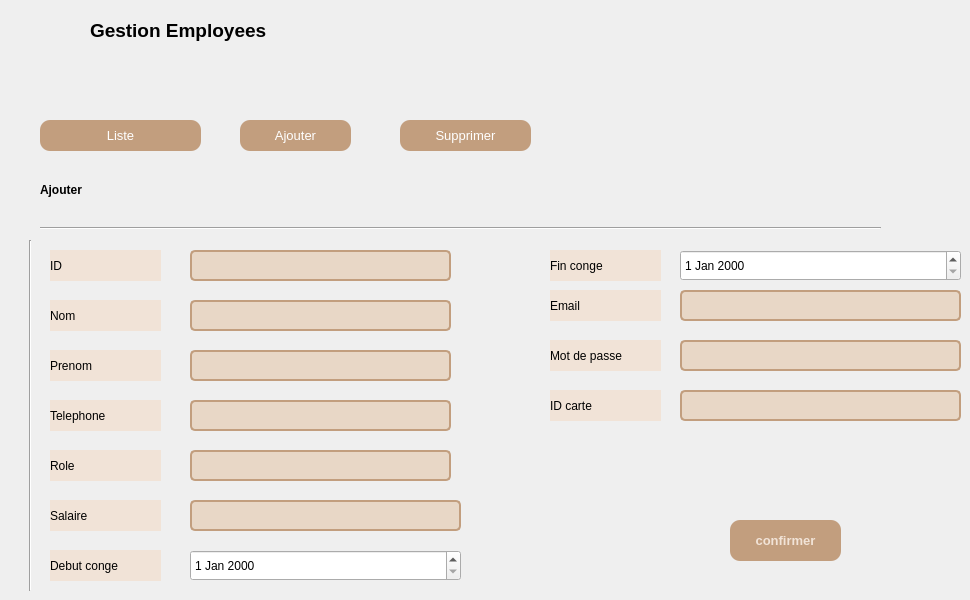
      <widget class="QWidget" name="page_13">
       <widget class="QLineEdit" name="prenom_update">
        <property name="geometry">
         <rect>
          <x>190</x>
          <y>350</y>
          <width>261</width>
          <height>31</height>
         </rect>
        </property>
        <property name="styleSheet">
         <string notr="true">QLineEdit {
    border: 2px solid #C29E7E;
    border-radius: 5px;
    padding: 6px 12px;
    background-color: #E8D7C6;
}

QLineEdit:focus {
    border-color: #A48569;
}
</string>
        </property>
       </widget>
       <widget class="QDateEdit" name="debut_conge_update">
        <property name="geometry">
         <rect>
          <x>190</x>
          <y>550</y>
          <width>271</width>
          <height>31</height>
         </rect>
        </property>
       </widget>
       <widget class="QLineEdit" name="nom_update">
        <property name="geometry">
         <rect>
          <x>190</x>
          <y>300</y>
          <width>261</width>
          <height>31</height>
         </rect>
        </property>
        <property name="styleSheet">
         <string notr="true">QLineEdit {
    border: 2px solid #C29E7E;
    border-radius: 5px;
    padding: 6px 12px;
    background-color: #E8D7C6;
}

QLineEdit:focus {
    border-color: #A48569;
}
</string>
        </property>
       </widget>
       <widget class="QPushButton" name="pb_list">
        <property name="geometry">
         <rect>
          <x>40</x>
          <y>120</y>
          <width>161</width>
          <height>31</height>
         </rect>
        </property>
        <property name="font">
         <font>
          <pointsize>10</pointsize>
         </font>
        </property>
        <property name="styleSheet">
         <string notr="true">QPushButton
{
border-radius:10px;
background-color:#C29E7E;
color:white;
}
QPushButton:pressed{
padding-left:5px;
padding-top:5px;
background-color: #C29E7E;


}</string>
        </property>
        <property name="text">
         <string>Liste</string>
        </property>
       </widget>
       <widget class="QLineEdit" name="email_update">
        <property name="geometry">
         <rect>
          <x>680</x>
          <y>290</y>
          <width>281</width>
          <height>31</height>
         </rect>
        </property>
        <property name="styleSheet">
         <string notr="true">QLineEdit {
    border: 2px solid #C29E7E;
    border-radius: 5px;
    padding: 6px 12px;
    background-color: #E8D7C6;
}

QLineEdit:focus {
    border-color: #A48569;
}
</string>
        </property>
       </widget>
       <widget class="QLineEdit" name="mdp_update">
        <property name="geometry">
         <rect>
          <x>680</x>
          <y>340</y>
          <width>281</width>
          <height>31</height>
         </rect>
        </property>
        <property name="styleSheet">
         <string notr="true">QLineEdit {
    border: 2px solid #C29E7E;
    border-radius: 5px;
    padding: 6px 12px;
    background-color: #E8D7C6;
}

QLineEdit:focus {
    border-color: #A48569;
}
</string>
        </property>
       </widget>
       <widget class="QLineEdit" name="id_update">
        <property name="geometry">
         <rect>
          <x>190</x>
          <y>250</y>
          <width>261</width>
          <height>31</height>
         </rect>
        </property>
        <property name="styleSheet">
         <string notr="true">QLineEdit {
    border: 2px solid #C29E7E;
    border-radius: 5px;
    padding: 6px 12px;
    background-color: #E8D7C6;
}

QLineEdit:focus {
    border-color: #A48569;
}
</string>
        </property>
       </widget>
       <widget class="QDateEdit" name="fin_conge_update">
        <property name="geometry">
         <rect>
          <x>680</x>
          <y>250</y>
          <width>281</width>
          <height>31</height>
         </rect>
        </property>
       </widget>
       <widget class="QLineEdit" name="role_update">
        <property name="geometry">
         <rect>
          <x>190</x>
          <y>450</y>
          <width>261</width>
          <height>31</height>
         </rect>
        </property>
        <property name="styleSheet">
         <string notr="true">QLineEdit {
    border: 2px solid #C29E7E;
    border-radius: 5px;
    padding: 6px 12px;
    background-color: #E8D7C6;
}

QLineEdit:focus {
    border-color: #A48569;
}
</string>
        </property>
       </widget>
       <widget class="QPushButton" name="confirmer_update">
        <property name="geometry">
         <rect>
          <x>730</x>
          <y>520</y>
          <width>111</width>
          <height>41</height>
         </rect>
        </property>
        <property name="font">
         <font>
          <pointsize>10</pointsize>
          <weight>75</weight>
          <bold>true</bold>
         </font>
        </property>
        <property name="styleSheet">
         <string notr="true">QPushButton
{
border-radius:10px;
background-color:#C29E7E;
color:#F1E3D7;
}
QPushButton:pressed{
padding-left:5px;
padding-top:5px;
background-color: #C29E7E;


}</string>
        </property>
        <property name="text">
         <string>confirmer</string>
        </property>
       </widget>
       <widget class="QLineEdit" name="telephone_update">
        <property name="geometry">
         <rect>
          <x>190</x>
          <y>400</y>
          <width>261</width>
          <height>31</height>
         </rect>
        </property>
        <property name="styleSheet">
         <string notr="true">QLineEdit {
    border: 2px solid #C29E7E;
    border-radius: 5px;
    padding: 6px 12px;
    background-color: #E8D7C6;
}

QLineEdit:focus {
    border-color: #A48569;
}
</string>
        </property>
       </widget>
       <widget class="QLabel" name="label_39">
        <property name="geometry">
         <rect>
          <x>90</x>
          <y>10</y>
          <width>351</width>
          <height>41</height>
         </rect>
        </property>
        <property name="font">
         <font>
          <pointsize>14</pointsize>
          <weight>75</weight>
          <bold>true</bold>
         </font>
        </property>
        <property name="text">
         <string>Gestion Employees</string>
        </property>
       </widget>
       <widget class="QLineEdit" name="salaire_update">
        <property name="geometry">
         <rect>
          <x>190</x>
          <y>500</y>
          <width>271</width>
          <height>31</height>
         </rect>
        </property>
        <property name="styleSheet">
         <string notr="true">QLineEdit {
    border: 2px solid #C29E7E;
    border-radius: 5px;
    padding: 6px 12px;
    background-color: #E8D7C6;
}

QLineEdit:focus {
    border-color: #A48569;
}
</string>
        </property>
       </widget>
       <widget class="QPushButton" name="pb_add_employe_2">
        <property name="geometry">
         <rect>
          <x>240</x>
          <y>120</y>
          <width>111</width>
          <height>31</height>
         </rect>
        </property>
        <property name="font">
         <font>
          <pointsize>10</pointsize>
         </font>
        </property>
        <property name="styleSheet">
         <string notr="true">QPushButton
{
border-radius:10px;
background-color:#C29E7E;
color:white;
}
QPushButton:pressed{
padding-left:5px;
padding-top:5px;
background-color: #C29E7E;


}</string>
        </property>
        <property name="text">
         <string>Ajouter</string>
        </property>
       </widget>
       <widget class="QPushButton" name="pb_delete_employe_2">
        <property name="geometry">
         <rect>
          <x>400</x>
          <y>120</y>
          <width>131</width>
          <height>31</height>
         </rect>
        </property>
        <property name="font">
         <font>
          <pointsize>10</pointsize>
         </font>
        </property>
        <property name="styleSheet">
         <string notr="true">QPushButton
{
border-radius:10px;
background-color:#C29E7E;
color:white;
}
QPushButton:pressed{
padding-left:5px;
padding-top:5px;
background-color: #C29E7E;


}</string>
        </property>
        <property name="text">
         <string>Supprimer</string>
        </property>
       </widget>
       <widget class="QLineEdit" name="idcard_update">
        <property name="geometry">
         <rect>
          <x>680</x>
          <y>390</y>
          <width>281</width>
          <height>31</height>
         </rect>
        </property>
        <property name="styleSheet">
         <string notr="true">QLineEdit {
    border: 2px solid #C29E7E;
    border-radius: 5px;
    padding: 6px 12px;
    background-color: #E8D7C6;
}

QLineEdit:focus {
    border-color: #A48569;
}
</string>
        </property>
       </widget>
       <widget class="QLabel" name="label_nom_39">
        <property name="geometry">
         <rect>
          <x>50</x>
          <y>250</y>
          <width>111</width>
          <height>31</height>
         </rect>
        </property>
        <property name="styleSheet">
         <string notr="true">background-color: rgb(241, 227, 215);</string>
        </property>
        <property name="text">
         <string>ID</string>
        </property>
       </widget>
       <widget class="Line" name="line_16">
        <property name="geometry">
         <rect>
          <x>40</x>
          <y>220</y>
          <width>841</width>
          <height>16</height>
         </rect>
        </property>
        <property name="orientation">
         <enum>Qt::Horizontal</enum>
        </property>
       </widget>
       <widget class="Line" name="line_17">
        <property name="geometry">
         <rect>
          <x>20</x>
          <y>240</y>
          <width>20</width>
          <height>351</height>
         </rect>
        </property>
        <property name="orientation">
         <enum>Qt::Vertical</enum>
        </property>
       </widget>
       <widget class="QLabel" name="label_nom_40">
        <property name="geometry">
         <rect>
          <x>50</x>
          <y>300</y>
          <width>111</width>
          <height>31</height>
         </rect>
        </property>
        <property name="styleSheet">
         <string notr="true">background-color: rgb(241, 227, 215);</string>
        </property>
        <property name="text">
         <string>Nom</string>
        </property>
       </widget>
       <widget class="QLabel" name="label_nom_41">
        <property name="geometry">
         <rect>
          <x>50</x>
          <y>350</y>
          <width>111</width>
          <height>31</height>
         </rect>
        </property>
        <property name="styleSheet">
         <string notr="true">background-color: rgb(241, 227, 215);</string>
        </property>
        <property name="text">
         <string>Prenom</string>
        </property>
       </widget>
       <widget class="QLabel" name="label_nom_42">
        <property name="geometry">
         <rect>
          <x>50</x>
          <y>400</y>
          <width>111</width>
          <height>31</height>
         </rect>
        </property>
        <property name="styleSheet">
         <string notr="true">background-color: rgb(241, 227, 215);</string>
        </property>
        <property name="text">
         <string>Telephone</string>
        </property>
       </widget>
       <widget class="QLabel" name="label_nom_43">
        <property name="geometry">
         <rect>
          <x>50</x>
          <y>450</y>
          <width>111</width>
          <height>31</height>
         </rect>
        </property>
        <property name="styleSheet">
         <string notr="true">background-color: rgb(241, 227, 215);</string>
        </property>
        <property name="text">
         <string>Role</string>
        </property>
       </widget>
       <widget class="QLabel" name="label_nom_44">
        <property name="geometry">
         <rect>
          <x>50</x>
          <y>500</y>
          <width>111</width>
          <height>31</height>
         </rect>
        </property>
        <property name="styleSheet">
         <string notr="true">background-color: rgb(241, 227, 215);</string>
        </property>
        <property name="text">
         <string>Salaire</string>
        </property>
       </widget>
       <widget class="QLabel" name="label_nom_45">
        <property name="geometry">
         <rect>
          <x>50</x>
          <y>550</y>
          <width>111</width>
          <height>31</height>
         </rect>
        </property>
        <property name="styleSheet">
         <string notr="true">background-color: rgb(241, 227, 215);</string>
        </property>
        <property name="text">
         <string>Debut conge</string>
        </property>
       </widget>
       <widget class="QLabel" name="label_nom_46">
        <property name="geometry">
         <rect>
          <x>550</x>
          <y>250</y>
          <width>111</width>
          <height>31</height>
         </rect>
        </property>
        <property name="styleSheet">
         <string notr="true">background-color: rgb(241, 227, 215);</string>
        </property>
        <property name="text">
         <string>Fin conge</string>
        </property>
       </widget>
       <widget class="QLabel" name="label_nom_47">
        <property name="geometry">
         <rect>
          <x>550</x>
          <y>290</y>
          <width>111</width>
          <height>31</height>
         </rect>
        </property>
        <property name="styleSheet">
         <string notr="true">background-color: rgb(241, 227, 215);</string>
        </property>
        <property name="text">
         <string>Email</string>
        </property>
       </widget>
       <widget class="QLabel" name="label_nom_48">
        <property name="geometry">
         <rect>
          <x>550</x>
          <y>340</y>
          <width>111</width>
          <height>31</height>
         </rect>
        </property>
        <property name="styleSheet">
         <string notr="true">background-color: rgb(241, 227, 215);</string>
        </property>
        <property name="text">
         <string>Mot de passe</string>
        </property>
       </widget>
       <widget class="QLabel" name="label_nom_49">
        <property name="geometry">
         <rect>
          <x>550</x>
          <y>390</y>
          <width>111</width>
          <height>31</height>
         </rect>
        </property>
        <property name="styleSheet">
         <string notr="true">background-color: rgb(241, 227, 215);</string>
        </property>
        <property name="text">
         <string>ID carte</string>
        </property>
       </widget>
       <widget class="QLabel" name="label_ajouter_11">
        <property name="geometry">
         <rect>
          <x>40</x>
          <y>180</y>
          <width>231</width>
          <height>21</height>
         </rect>
        </property>
        <property name="styleSheet">
         <string notr="true">#label_ajouter {
    font-weight: 600;
    color: #000000;
}
</string>
        </property>
        <property name="text">
         <string>&lt;html&gt;&lt;head/&gt;&lt;body&gt;&lt;p&gt;&lt;span style=&quot; font-weight:600; color:#000000;&quot;&gt;Ajouter&lt;/span&gt;&lt;/p&gt;&lt;/body&gt;&lt;/html&gt;</string>
        </property>
       </widget>
       <zorder>prenom_update</zorder>
       <zorder>debut_conge_update</zorder>
       <zorder>nom_update</zorder>
       <zorder>pb_list</zorder>
       <zorder>mdp_update</zorder>
       <zorder>id_update</zorder>
       <zorder>fin_conge_update</zorder>
       <zorder>role_update</zorder>
       <zorder>confirmer_update</zorder>
       <zorder>telephone_update</zorder>
       <zorder>label_39</zorder>
       <zorder>salaire_update</zorder>
       <zorder>email_update</zorder>
       <zorder>pb_add_employe_2</zorder>
       <zorder>pb_delete_employe_2</zorder>
       <zorder>idcard_update</zorder>
       <zorder>label_nom_39</zorder>
       <zorder>line_16</zorder>
       <zorder>line_17</zorder>
       <zorder>label_nom_40</zorder>
       <zorder>label_nom_41</zorder>
       <zorder>label_nom_42</zorder>
       <zorder>label_nom_43</zorder>
       <zorder>label_nom_44</zorder>
       <zorder>label_nom_45</zorder>
       <zorder>label_nom_46</zorder>
       <zorder>label_nom_47</zorder>
       <zorder>label_nom_48</zorder>
       <zorder>label_nom_49</zorder>
       <zorder>label_ajouter_11</zorder>
      </widget>
